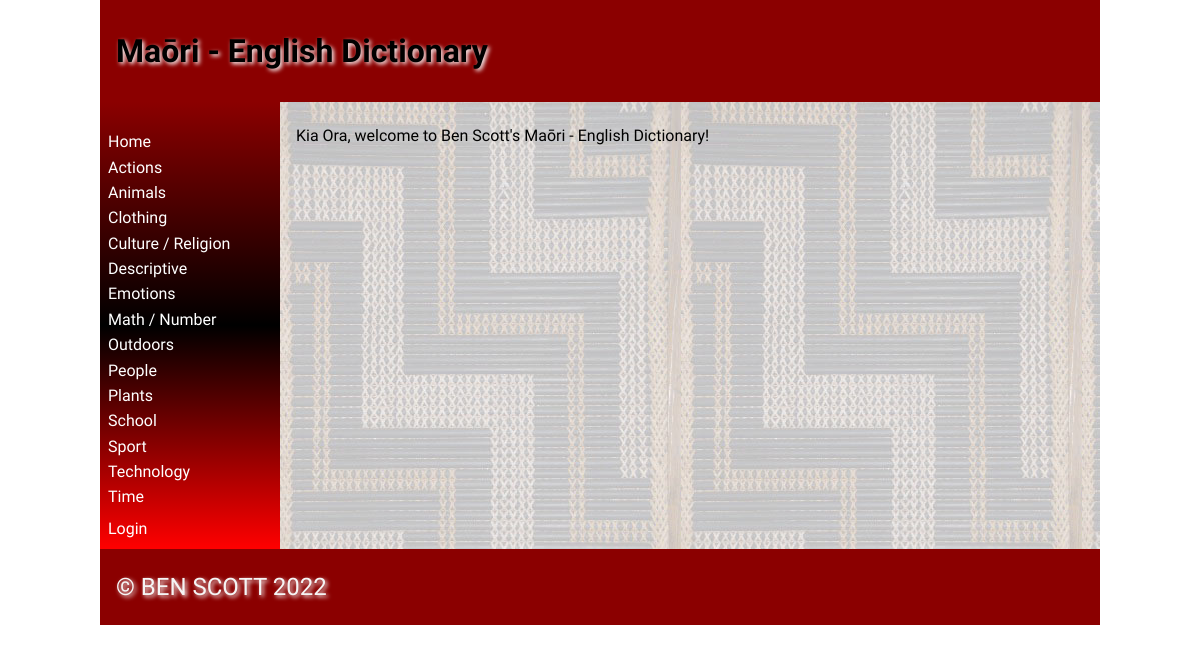
/, run on an earlier commit of the app's database.
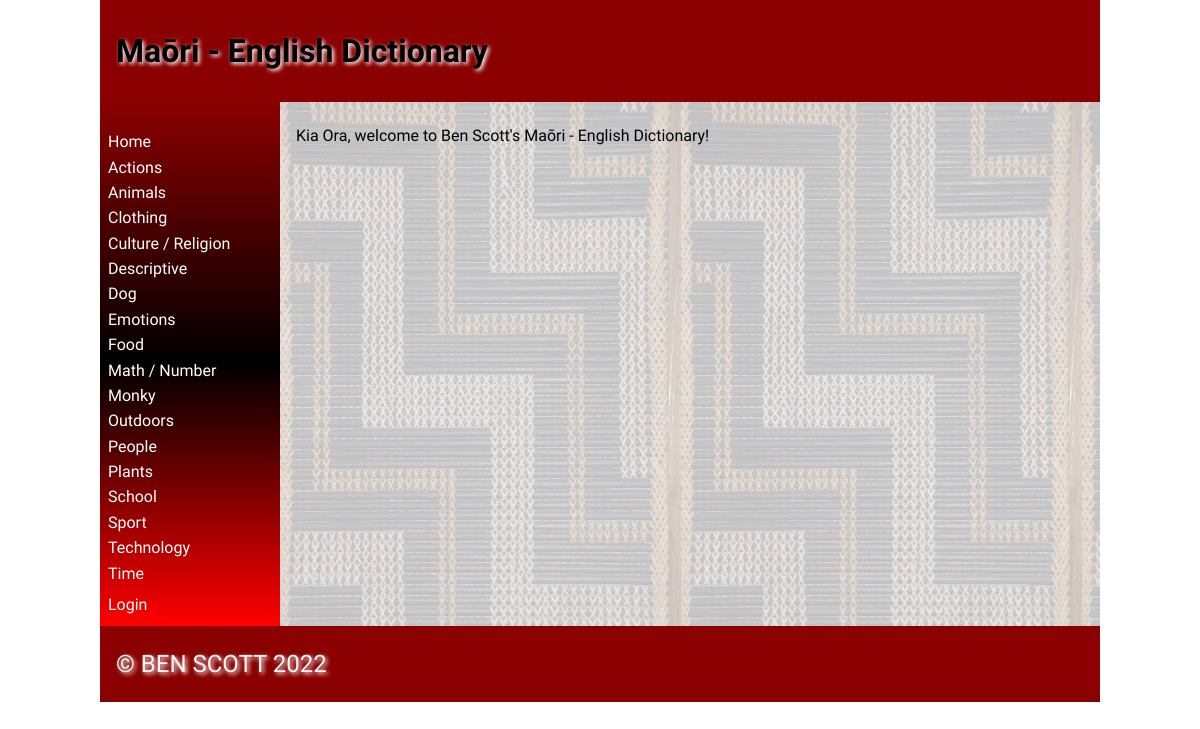
And on a later commit of the database.
### tables this page shows
CREATE TABLE categories
(
	id integer
		constraint categories_pk
			primary key autoincrement,
	category varchar(30)
);

### app.py (the view, shortened to what this page needs)
@app.route('/', methods=['POST', 'GET']) #home route, used everytime a user is on the home page. uses home.html
def web_main_page():
    return render_template('home.html', categories=get_category_list(), logged_in=is_logged_in(), teacher=is_teacher())

### app.py (called while the page is built)
def create_connection(db_file):
    try:
        connection = sqlite3.connect(db_file)
        return connection
    except Error as e:
        print(e)
    return None

def get_category_list():
    con = create_connection(DATABASE)
    query = "SELECT category, id FROM categories ORDER BY category ASC "
    cur = con.cursor()
    cur.execute(query)
    category_list = cur.fetchall()
    con.close()
    return category_list

def is_teacher(): #function that checks whether or not a user is a teacher
    if session.get("role") == '1':
        print("Is a teacher")
        return True
    return False

def is_logged_in(): #function that checks whether a user is logged in or not
    if session.get("email") is None:
        print("Not logged in")
        return False
    else:
        print("Logged in")
        return True

### templates/home.html (shortened to what this page needs)
{% extends 'base.html' %}
{% block heading %}Maōri - English Dictionary{% endblock %}
{% block main %}
<p>Kia Ora, <strong>{{ session.first_name }}</strong> welcome to Ben Scott's Maōri - English Dictionary!</p>
{% endblock %}

### templates/base.html (shortened to what this page needs)
<!doctype html>
<html lang="en">
<head>
	<link href="{{ url_for('static', filename='css/style.css') }}" rel="stylesheet">
</head>
<body>
	<div id="container">
		<header>
			<h1>{% block heading %}MAORI DICTIONARY!{% endblock %}</h1>
		</header>
		<nav>
			<ul>
                <li><a href="/">Home</a></li>
				<div class="category">
				{% for category in categories %}
					<div class ="category-box">
						<li><a href="/category/{{ category[1] }}">{{ category[0] }}</a></li>
					</div>
                {% endfor %}
				</div>
				<li> </li>
				{% if logged_in %}
				<li><a href="/logout">Log out</a></li>
				{% else %}
				<li><a href="/login">Login</a></li>
				{% endif %}
			</ul>
		</nav>
		<main>
		{% block main %}{% endblock %}
        </main>
		<footer>
			<p>
				&copy; BEN SCOTT 2022
			</p>
		</footer>
	</div>
</body>
</html>

What changed in the data, as far as the page shows it:
added categories: category "Dog"
added categories: category "Food"
added categories: category "Monky"
